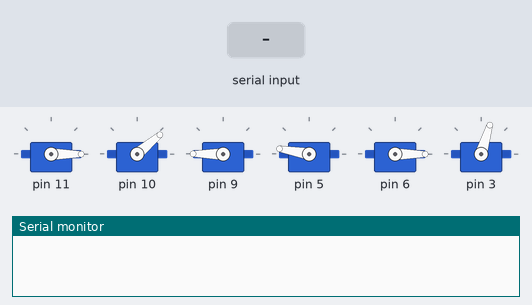
Bench run of a sketch on a simulated Arduino Uno, built with avr-gcc and run on an emulated ATmega328P. Shown: 6 × servo, the last lines printed to the serial monitor. Inputs (shaded band) come from the test bench.

Above: at 7.2 s.
7.3 s: "90,45,200\n" received over Serial
At 7.77 s:
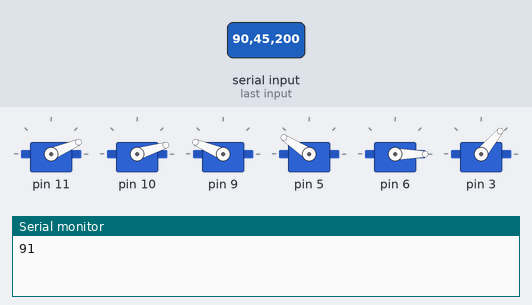
At 11.5 s:
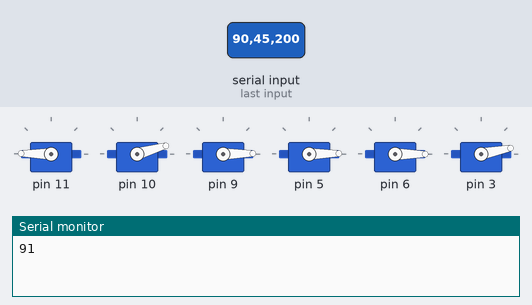
Timing chart, 0 to 13.0 s (numbered marks = the images above; inputs shaded):
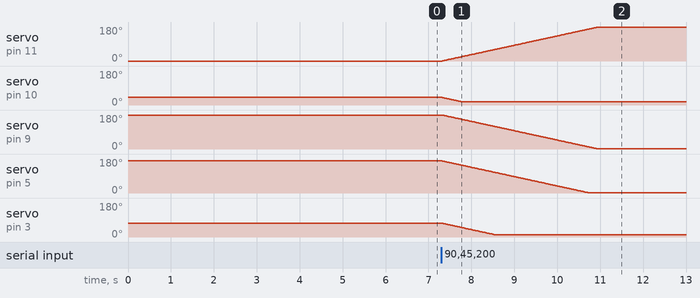

The sketch:

sketch_feb6a.ino
```cpp
#include <Servo.h>
#include <Braccio.h>

Servo base;
Servo shoulder;
Servo elbow;
Servo wrist_rot;
Servo wrist_ver;
Servo gripper;

int x;
void setup() {
  Braccio.begin();
  Serial.begin(115200);
  Serial.setTimeout(1);
}

void loop() {
  while (!Serial.available())
    ;
  x = Serial.readString().toInt();
  Serial.print(x + 1);
  if (Serial.available()) {
    String data = Serial.readStringUntil('\n');  // Read input from Python
    int values[8];

    int i = 0;
    char *token = strtok(const_cast<char *>(data.c_str()), ",");
    while (token != NULL && i < 8) {
      values[i++] = atoi(token);
      token = strtok(NULL, ",");
    }
    int baseAngle = map(values[0], -100, 100, 0, 180);
    Braccio.ServoMovement(20,         baseAngle, 0, 0, 0, 0,  0);
  }
}
```

Measured:
- after the input at 7.3 s, servo on pin 11: moves from 0° to 179° over 3.6 s, starting at once; servo on pin 10: moves from 40° to 16° over 0.47 s, starting at once
